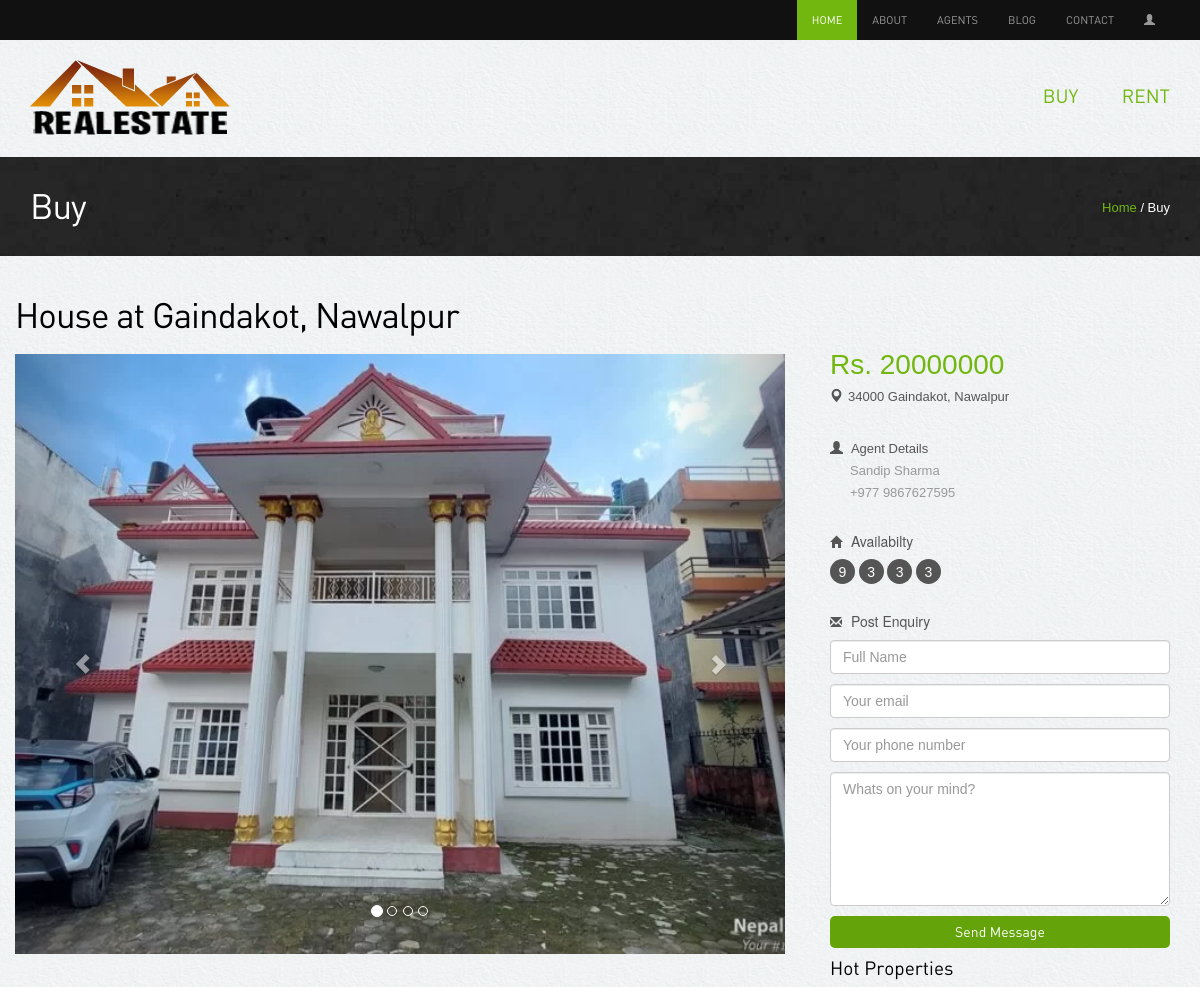
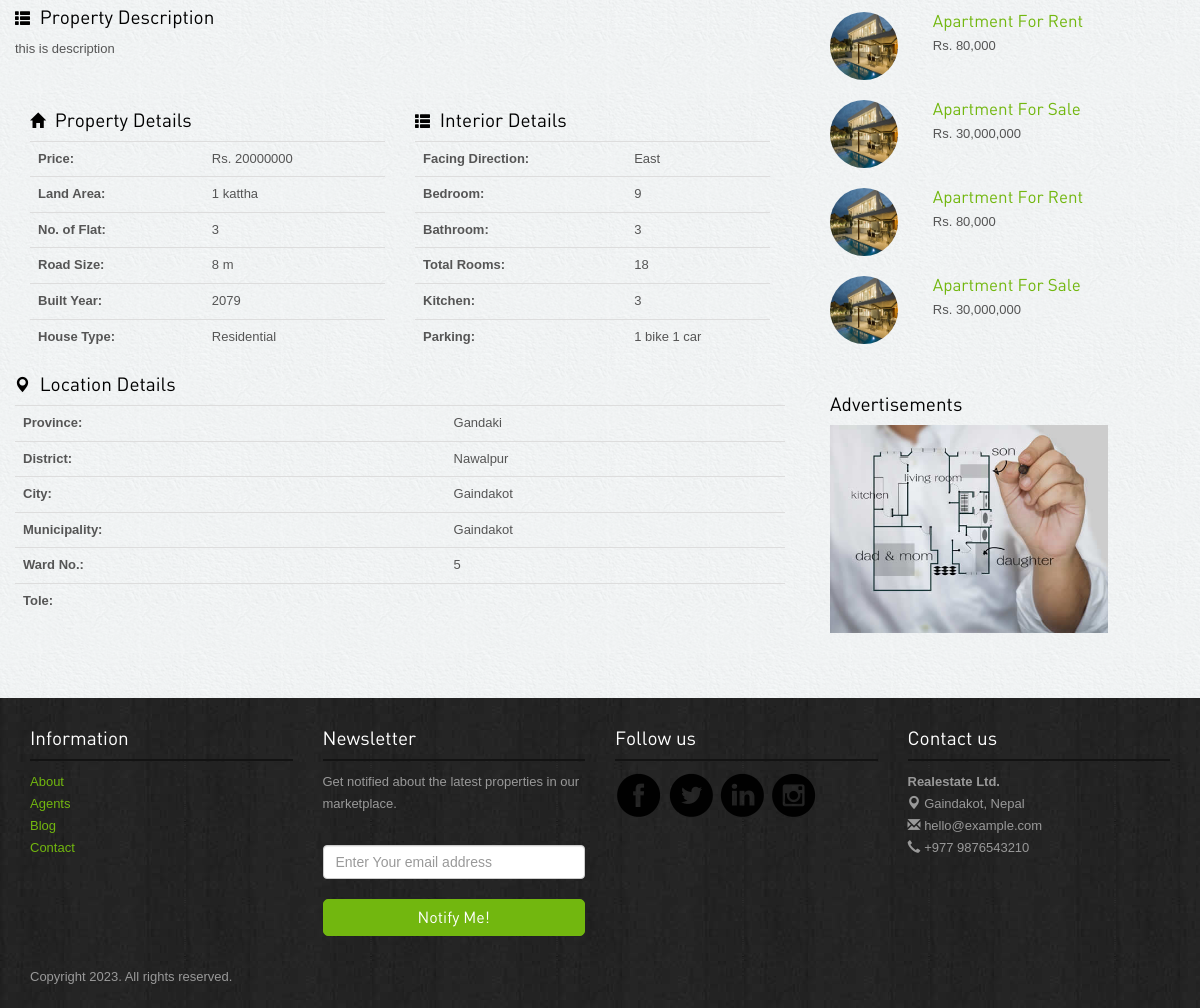
Page /property-details/buy/38/ on the committed database (2 pictures, top to bottom).
### app/models.py (models this page shows)
class Property(models.Model):
    STATUS_CHOICES = [
        ("Select", "Select"),
        ("Available", "Available"),
        ("Rented", "Rented"),
        ("Sold", "Sold"),
    ]
    TYPE_CHOICES = [
        ("House", "House"),
        ("Land", "Land"),
        ("Apartment", "Apartment"),
        ("Commercial", "Commercial"),
    ]
    FOR_CHOICES = [
        ("Buyer", "Buyer"),
        ("Renter", "Renter"),
    ]
    property_type = models.CharField(
        max_length=100, choices=TYPE_CHOICES, default="select"
    )
    property_for = models.CharField(
        max_length=20, choices=FOR_CHOICES, default="select"
    )
    flat_number = models.CharField(max_length=5, blank=True)
    bedrooms = models.CharField(max_length=5, blank=True)
    bathrooms = models.CharField(max_length=5, blank=True)
    living_rooms = models.CharField(max_length=5, blank=True)
    kitchens = models.CharField(max_length=5, blank=True)
    total_rooms = models.CharField(max_length=5, blank=True)
    parking = models.CharField(max_length=15, blank=True)
    built_year = models.CharField(max_length=5, blank=True)
    built_area = models.CharField(max_length=20, blank=True)
    road_size = models.CharField(max_length=20, blank=True)
    land_area = models.CharField(max_length=20, blank=True)
    type = models.CharField(max_length=20, blank=True)
    facing_direction = models.CharField(max_length=20, blank=True)
    price = models.CharField(max_length=20, blank=True)
    price_per_unit = models.CharField(max_length=15, blank=True)
    description = models.TextField(blank=True)
    province = models.CharField(max_length=15, blank=True)
    city = models.CharField(max_length=50)
    district = models.CharField(max_length=50, blank=True)
    zip_code = models.CharField(max_length=20)
    municipality = models.CharField(max_length=20, blank=True)
    ward_no = models.CharField(max_length=5, blank=True)
    tole = models.CharField(max_length=30, blank=True)
    status = models.CharField(max_length=20, choices=STATUS_CHOICES, default="")
    featured = models.BooleanField(default=False)
    image = models.ImageField(
        upload_to=image_validations,
        blank=False,
    )
    image_side = models.ImageField(
        upload_to=image_validations,
        blank=True,
    )
    image_extra = models.ImageField(
        upload_to=image_validations,
        blank=True,
    )
    image_extra2 = models.ImageField(
        upload_to=image_validations,
        blank=True,
    )
    def __str__(self):
        return f"{self.property_type} at {self.city}, {self.district}"

### app/views.py (the view, shortened to what this page needs)
class propertyDetailsPage(DetailView):
    template_name = "property-details.html"
    def get(self, request, model, pk):
        if model == "buy":
            property = get_object_or_404(Property, pk=pk)
        elif model == "rent":
            property = get_object_or_404(Property, pk=pk)
        return render(request, self.template_name, {"property": property})

### templates/property-details.html (shortened to what this page needs)
{% extends 'home.html' %}
{% load static %}
{% block content %}
<div class="inside-banner">
  <div class="container">
    {% if property.property_for == 'Buyer' %}
    <span class="pull-right"><a href="{% url 'home' %}">Home</a> / Buy</span>
    <h2>Buy</h2>
    {% else %}
    <span class="pull-right"><a href="{% url 'home' %}">Home</a> / Rent</span>
    <h2>Rent</h2>
    {% endif %}
  </div>
</div>
<div class="container">
  <div class="properties-listing spacer">
    <div class="row">
      {% if property %}
      <h2>{{property}}</h2>
      <div class="row">
        <div class="col-lg-8">
          <div class="property-images">
            <div id="myCarousel" class="carousel slide" data-ride="carousel">
              <ol class="carousel-indicators hidden-xs">
                <li data-target="#myCarousel" data-slide-to="0" class="active"></li>
                {% if property.image_side %}
                <li data-target="#myCarousel" data-slide-to="1" class=""></li>
                {% endif %}
                {% if property.image_extra %}
                <li data-target="#myCarousel" data-slide-to="2" class=""></li>
                {% endif %}
                {% if property.image_extra2 %}
                <li data-target="#myCarousel" data-slide-to="3" class=""></li>
                {% endif %}
              </ol>
              <div class="carousel-inner">
                <div class="item active">
                  <img src="{{property.image.url}}" class=" properties" alt="properties"
                    style="width: 100%; height: 600px;" />
                </div>
              </div>
              <a class="left carousel-control" href="#myCarousel" data-slide="prev"><span
                  class="glyphicon glyphicon-chevron-left"></span></a>
              <a class="right carousel-control" href="#myCarousel" data-slide="next"><span
                  class="glyphicon glyphicon-chevron-right"></span></a>
            </div>
          </div>
          <div class="spacer">
            <h4><span class="glyphicon glyphicon-th-list"></span> Property Description</h4>
            <p>{{property.description}}</p>
          </div>
          <div class="spacer">
            <div class="col-md-6">
              <h4><span class="glyphicon glyphicon-home"></span> Property Details</h4>
              <table class="table table-borderless" style="background: none;">
                <tbody>
                  <tr>
                    <th scope="row">Price: </th>
                    <td>Rs. {{property.price}}</td>
                  </tr>
                  <tr>
                    <th scope="row">Land Area: </th>
                    <td>{{property.land_area}}</td>
                  </tr>
                  <tr>
                    <th scope="row">No. of Flat: </th>
                    <td colspan="2">{{property.flat_number}}</td>
                  </tr>
                  <tr>
                    <th scope="row">Road Size: </th>
                    <td>{{property.road_size}}</td>
                  </tr>
                  <tr>
                    <th scope="row">Built Year: </th>
                    <td>{{property.built_year}}</td>
                  </tr>
                  <tr>
                    <th scope="row">House Type: </th>
                    <td>{{property.type}}</td>
                  </tr>
                </tbody>
              </table>
            </div>
            <div class="col-md-6">
              <h4><span class="glyphicon glyphicon-th-list"></span> Interior Details</h4>
              <table class="table table-borderless" style="background: none;">
                <tbody>
                  <tr>
                    <th scope="row">Facing Direction: </th>
                    <td>{{property.facing_direction}}</td>
                  </tr>
                  <tr>
                    <th scope="row">Bedroom: </th>
                    <td>{{property.bedrooms}}</td>
                  </tr>
                  <tr>
                    <th scope="row">Bathroom: </th>
                    <td colspan="2">{{property.bathrooms}}</td>
                  </tr>
                  <tr>
                    <th scope="row">Total Rooms: </th>
                    <td>{{property.total_rooms}}</td>
                  </tr>
                  <tr>
                    <th scope="row">Kitchen: </th>
                    <td>{{property.kitchens}}</td>
                  </tr>
                  <tr>
                    <th scope="row">Parking: </th>
                    <td>{{property.parking}}</td>
                  </tr>
                </tbody>
              </table>
            </div>
          </div>
          <div class="spacer">
            <h4><span class="glyphicon glyphicon-map-marker"></span> Location Details</h4>
            <table class="table table-borderless" style="background: none;">
              <tbody>
                <tr>
                  <th scope="row">Province: </th>
                  <td>{{property.province}}</td>
                </tr>
                <tr>
                  <th scope="row">District: </th>
                  <td>{{property.district}}</td>
                </tr>
                <tr>
                  <th scope="row">City: </th>
                  <td colspan="2">{{property.city}}</td>
                </tr>
                <tr>
                  <th scope="row">Municipality: </th>
                  <td>{{property.municipality}}</td>
                </tr>
                <tr>
                  <th scope="row">Ward No.: </th>
                  <td>{{property.ward_no}}</td>
                </tr>
                <tr>
                  <th scope="row">Tole: </th>
                  <td>{{property.tole}}</td>
                </tr>
              </tbody>
            </table>
          </div>
        </div>
        <div class="col-lg-4">
          <div class="col-lg-12  col-sm-6">
            <div class="property-info">
              <p class="price">Rs. {{property.price}}</p>
              <p class="area"><span class="glyphicon glyphicon-map-marker"></span>{{property.zip_code}}
                {{property.city}},
                {{property.district}}
              </p>
              {% endif %}
              <div class="profile">
                <span class="glyphicon glyphicon-user"></span> Agent Details
                <p>Sandip Sharma<br>+977 9867627595</p>
              </div>
            </div>
            {% if property.property_type == 'Land' %}
            <p>This land is available for {{ property.property_for }}s.</p>
            {% else %}
            <h6><span class="glyphicon glyphicon-home"></span> Availabilty</h6>
            <div class="listing-detail">
              <span data-toggle="tooltip" data-placement="bottom" data-original-title="Bed Room">
                {{property.bedrooms}} </span>
              <span data-toggle="tooltip" data-placement="bottom" data-original-title="Living Room">
                {{property.living_rooms}} </span>
              <span data-toggle="tooltip" data-placement="bottom"
                data-original-title="Kitchen">{{property.kitchens}}</span>
              <span data-toggle="tooltip" data-placement="bottom" data-original-title="Bathroom">
                {{property.bathrooms}}
              </span>
            </div>
            {% endif %}
          </div>
          <div class="col-lg-12 col-sm-6 ">
            <div class="enquiry">
              <h6><span class="glyphicon glyphicon-envelope"></span> Post Enquiry</h6>
              <form method="post" role="form" enctype="multipart/form-data">
                <input type="text" class="form-control" placeholder="Full Name" name="full_name" required />
                <input type="text" class="form-control" placeholder="Your email" name="email_address" required />
                <input type="text" class="form-control" placeholder="Your phone number" name="phone_number" required />
                <textarea rows="6" class="form-control" placeholder="Whats on your mind?" name="message"
                  required></textarea>
                <button type="submit" class="btn btn-primary" name="Submit">Send Message</button>
              </form>
            </div>
          </div>
          <div class="col-lg-10 col-sm-12 hidden-xs">
            <div class="hot-properties hidden-xs">
              <h4>Hot Properties</h4>
              <div class="row">
                <div class="col-lg-4 col-sm-5"><img src="{% static 'images/properties/1.jpg' %}"
                    class="img-responsive img-circle" alt="properties"></div>
                <div class="col-lg-8 col-sm-7">
                  <h5><a href="#">Apartment For Rent</a></h5>
                  <p class="price">Rs. 80,000</p>
                </div>
              </div>
              <div class="row">
                <div class="col-lg-4 col-sm-5"><img src="{% static 'images/properties/1.jpg' %}"
                    class="img-responsive img-circle" alt="properties"></div>
                <div class="col-lg-8 col-sm-7">
                  <h5><a href="#">Apartment For Sale</a></h5>
                  <p class="price">Rs. 30,000,000</p>
                </div>
              </div>
              <div class="row">
                <div class="col-lg-4 col-sm-5"><img src="{% static 'images/properties/1.jpg' %}"
                    class="img-responsive img-circle" alt="properties"></div>
                <div class="col-lg-8 col-sm-7">
                  <h5><a href="#">Apartment For Rent</a></h5>
                  <p class="price">Rs. 80,000</p>
                </div>
              </div>
              <div class="row">
                <div class="col-lg-4 col-sm-5"><img src="{% static 'images/properties/1.jpg' %}"
                    class="img-responsive img-circle" alt="properties"></div>
                <div class="col-lg-8 col-sm-7">
                  <h5><a href="#">Apartment For Sale</a></h5>
                  <p class="price">Rs. 30,000,000</p>
                </div>
              </div>
            </div>
            <div class="advertisement">
              <h4>Advertisements</h4>
              <img src="{% static 'images/advertisements.jpg' %}" class=" img-responsive" alt="advertisement">
            </div>
          </div>
        </div>
      </div>
    </div>
  </div>
</div>
{% endblock %}

### static/assets/style.css (style rules this page uses)
body { color: #555; font: normal 13px/22px Arial; background: url(../images/bgmain.png) #eee; }
h1, h2, h3, h4, h5 { font-weight: normal; font-family: din; margin: 0; padding: 0; color: #000 }
h2 { font-size: 35px; letter-spacing: -1px; margin-bottom: 20px; }
h4 { margin: 10px 0; font-size: 19px; }
h5 { margin: 0 0 5px 0; font-size: 17px; }
h6 { margin: 0 0 10px 0; font-size: 14px; }
h4 span { margin-right: 5px; font-size: 15px; }
h6 span { margin-right: 5px; font-size: 12px; }
p { margin-bottom: 30px; }
a { color: #72b70f; text-decoration: none; outline: none; }
.spacer { margin-top: 40px; margin-bottom: 40px; }
select, input { outline: 0; margin-bottom: 20px; }
table { background-color: #fff; }
.btn { border-radius: 5px; font-family: din; outline: none; }
.btn-primary { background: #64a30a; border: none; width: 100%; border-radius: 20px; }
.listing-detail { margin-bottom: 30px; }
.listing-detail span { color: #fff; width: 25px; height: 25px; background-color: #555; display: inline-block; border-radius: 25px; text-align: center; line-height: 26px; font-size: 14px; cursor: crosshair; }
.inside-banner { background: url(../images/bginside.jpg) #222; color: #fff; padding: 30px 0; }
.inside-banner h2 { margin: 0; color: #fff; }
.inside-banner span { margin-top: 10px; }
.hot-properties { margin-bottom: 50px; }
.hot-properties img { width: 68px; height: 68px; }
.hot-properties h4 { margin-bottom: 20px; }
.hot-properties .row { margin-bottom: 20px; }
.hot-properties .row p { margin-bottom: 5px; }
.property-info { margin: 0 0 30px 0; }
.property-info span { margin-right: 5px; }
.property-info p { margin-bottom: 10px; }
.property-info p.price { font-size: 28px; color: #72b70f; padding: 0; border-radius: 5px; }
.property-info .profile { margin-top: 30px; }
.property-info .profile p { padding-left: 20px; color: #999; }
.enquiry input, .enquiry textarea { margin-bottom: 10px; }
.enquiry button { border-radius: 5px; }

### rows in the picture
Property: property_type+city+district "House at Gaindakot, Nawalpur", image (picture), description "this is description", price "20000000", land_area "1 kattha", flat_number "3", road_size "8 m", built_year "2079", type "Residential", facing_direction "East", bedrooms "9", bathrooms "3", total_rooms "18", kitchens "3", parking "1 bike 1 car", province "Gandaki", district "Nawalpur", city "Gaindakot", municipality "Gaindakot", ward_no "5", zip_code "34000", living_rooms "3"
